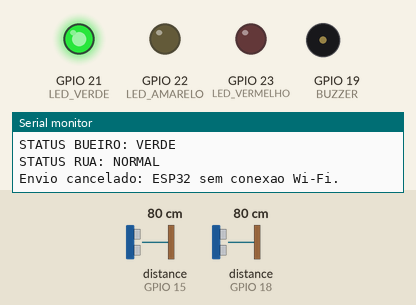
This sketch was run on a simulated ESP32. On the bench: output pins drawn as LEDs (lit = HIGH), buzzer (waves = sounding, pin HIGH), the last lines printed to the serial monitor. Wiring (inferred from the names in the program): 2 × ultrasonic range finder: trigger GPIO 4, echo GPIO 15 / trigger GPIO 5, echo GPIO 18. The test bench sets the inputs (shaded band); at power-on: distance to the obstacle (sensors on GPIO 15, GPIO 18) 80 cm. The echo pulse lasts 58.3 µs per cm; WiFi joins after 1.5 s; servers stay silent unless stated; uploads are accepted with an empty reply; pins used as bus, display or sensor lines are not drawn.

Above: at 1.2 s.
1.3 s: distance to the obstacle (sensor on GPIO 15) set to 13 cm
3.3 s: distance to the obstacle (sensor on GPIO 15) set to 10 cm
At 4.9 s:
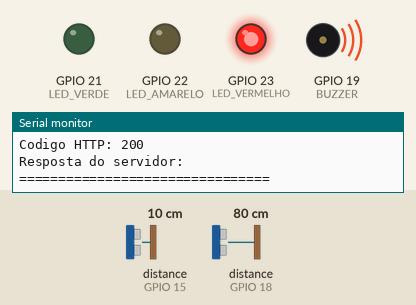
5.3 s: distance to the obstacle (sensor on GPIO 15) set to 250 cm
At 6.7 s:
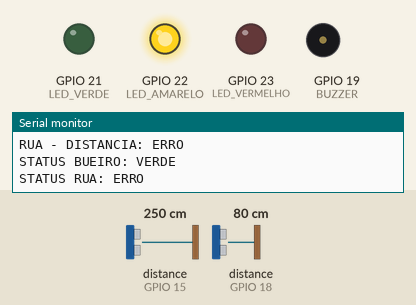
7.0 s: distance to the obstacle (sensor on GPIO 18) set to 2 cm
9.6 s: distance to the obstacle (sensor on GPIO 15) set to 2 cm
At 10.7 s:
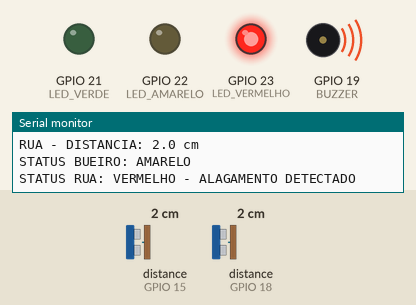
11.3 s: distance to the obstacle (sensor on GPIO 15) set to 18 cm
At 11.9 s:
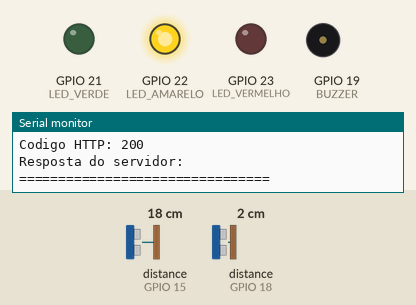
Timing chart, 0 to 14.1 s (numbered marks = the images above; inputs shaded):
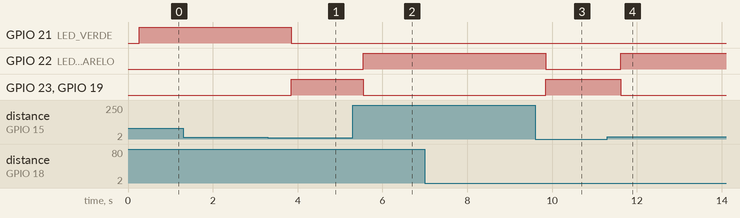

The sketch:

AquaSense_IDE.ino
```cpp
// ======================================================
// PROJETO ALERTA AGUA
// ESP32 + 2 sensores ultrassonicos + LEDs + buzzer + Java
// ======================================================

#include <WiFi.h>
#include <HTTPClient.h>

// ======================================================
// CONFIGURACOES DO WI-FI E DO SERVIDOR JAVA
// ======================================================

const char* WIFI_NOME = "FAB LAB GUARAPIRANGA";
const char* WIFI_SENHA = "@&*itS104";

// Confirme o IP do computador onde o Spring Boot esta rodando
const char* URL_SERVIDOR =
  "http://192.168.18.20:8080/sensor/leitura";

// ======================================================
// SENSOR DO BUEIRO
// ======================================================

#define TRIG_BUEIRO 5
#define ECHO_BUEIRO 18

// ======================================================
// SENSOR DA RUA
// ======================================================

#define TRIG_RUA 4
#define ECHO_RUA 15

// ======================================================
// LEDS
// ======================================================

#define LED_VERDE 21
#define LED_AMARELO 22
#define LED_VERMELHO 23

// ======================================================
// BUZZER
// ======================================================

#define BUZZER 19

// ======================================================
// CONFIGURACOES DA MAQUETE
// ======================================================

// Altura total interna do bueiro da maquete
const float ALTURA_TOTAL_BUEIRO = 28.0;

// Aciona atencao quando a agua fica a 20 cm ou menos do sensor
// Equivale a aproximadamente 8 cm ou mais de agua no bueiro
const float LIMITE_DISTANCIA_BUEIRO = 20.0;

// Aciona alagamento quando o sensor da rua detecta algo
// a menos de 12 cm
const float LIMITE_DISTANCIA_RUA = 12.0;

// Intervalo entre envios ao backend
const unsigned long INTERVALO_ENVIO_JAVA = 1000;

// Intervalo entre tentativas de reconexao Wi-Fi
const unsigned long INTERVALO_RECONEXAO_WIFI = 10000;

// ======================================================
// VARIAVEIS DE CONTROLE
// ======================================================

int contadorFalhas = 0;

unsigned long ultimoEnvioJava = 0;
unsigned long ultimaTentativaWiFi = 0;

bool wifiEstavaConectado = false;

// ======================================================
// LEITURA DOS SENSORES
// Utiliza a mediana de 7 medicoes para reduzir oscilacoes
// ======================================================

float lerSensor(int trig, int echo)
{
  const int N = 7;
  float leituras[N];

  for (int i = 0; i < N; i++)
  {
    digitalWrite(trig, LOW);
    delayMicroseconds(2);

    digitalWrite(trig, HIGH);
    delayMicroseconds(10);

    digitalWrite(trig, LOW);

    long duracao = pulseIn(echo, HIGH, 20000);

    if (duracao == 0)
      leituras[i] = 999;
    else
      leituras[i] = duracao * 0.0343 / 2.0;

    delay(10);
  }

  // Ordenacao das leituras
  for (int i = 0; i < N - 1; i++)
  {
    for (int j = i + 1; j < N; j++)
    {
      if (leituras[j] < leituras[i])
      {
        float temp = leituras[i];
        leituras[i] = leituras[j];
        leituras[j] = temp;
      }
    }
  }

  float mediana = leituras[N / 2];

  if (mediana > 200)
    return -1;

  return mediana;
}

// ======================================================
// CALCULO DA ALTURA DA AGUA NO BUEIRO
// ======================================================

int calcularAlturaAgua(float distanciaBueiro)
{
  if (distanciaBueiro == -1)
    return -1;

  int altura = round(ALTURA_TOTAL_BUEIRO - distanciaBueiro);

  if (altura < 0)
    altura = 0;

  if (altura > ALTURA_TOTAL_BUEIRO)
    altura = ALTURA_TOTAL_BUEIRO;

  return altura;
}

// ======================================================
// CONEXAO WI-FI
// ======================================================

void iniciarWiFi()
{
  WiFi.mode(WIFI_STA);
  WiFi.setAutoReconnect(true);

  Serial.println();
  Serial.println("================================");
  Serial.println("CONECTANDO AO WI-FI");
  Serial.println("================================");

  WiFi.begin(WIFI_NOME, WIFI_SENHA);

  ultimaTentativaWiFi = millis();
}

void verificarWiFi()
{
  bool conectado = WiFi.status() == WL_CONNECTED;

  if (conectado && !wifiEstavaConectado)
  {
    Serial.println();
    Serial.println("Wi-Fi conectado com sucesso!");

    Serial.print("IP do ESP32: ");
    Serial.println(WiFi.localIP());

    Serial.println("================================");
  }

  wifiEstavaConectado = conectado;

  if (!conectado &&
      millis() - ultimaTentativaWiFi >= INTERVALO_RECONEXAO_WIFI)
  {
    Serial.println();
    Serial.println("Wi-Fi desconectado. Tentando reconectar...");

    WiFi.disconnect();
    WiFi.begin(WIFI_NOME, WIFI_SENHA);

    ultimaTentativaWiFi = millis();
  }
}

// ======================================================
// ENVIO DOS DADOS AO BACKEND JAVA
// ======================================================

void enviarParaJava(int alturaAgua, bool alagadoRua)
{
  if (alturaAgua == -1)
  {
    Serial.println();
    Serial.println("Envio cancelado: sensor do bueiro sem leitura.");
    return;
  }

  if (WiFi.status() != WL_CONNECTED)
  {
    Serial.println();
    Serial.println("Envio cancelado: ESP32 sem conexao Wi-Fi.");
    return;
  }

  WiFiClient client;
  HTTPClient http;

  http.begin(client, URL_SERVIDOR);
  http.addHeader("Content-Type", "application/json");

  String json = "{";
  json += "\"altura\":";
  json += String(alturaAgua);
  json += ",";
  json += "\"alagadoRua\":";
  json += alagadoRua ? "true" : "false";
  json += "}";

  int codigoResposta = http.POST(json);

  Serial.println();
  Serial.println("================================");
  Serial.println("ENVIO PARA O BACKEND JAVA");
  Serial.println("================================");

  Serial.print("URL: ");
  Serial.println(URL_SERVIDOR);

  Serial.print("JSON enviado: ");
  Serial.println(json);

  Serial.print("Codigo HTTP: ");
  Serial.println(codigoResposta);

  if (codigoResposta > 0)
  {
    String resposta = http.getString();

    Serial.println("Resposta do servidor:");
    Serial.println(resposta);
  }
  else
  {
    Serial.println("Erro ao enviar dados para o backend.");
  }

  Serial.println("================================");

  http.end();
}

// ======================================================
// CONFIGURACAO INICIAL
// ======================================================

void setup()
{
  Serial.begin(115200);

  pinMode(TRIG_BUEIRO, OUTPUT);
  pinMode(ECHO_BUEIRO, INPUT);

  pinMode(TRIG_RUA, OUTPUT);
  pinMode(ECHO_RUA, INPUT);

  pinMode(LED_VERDE, OUTPUT);
  pinMode(LED_AMARELO, OUTPUT);
  pinMode(LED_VERMELHO, OUTPUT);

  pinMode(BUZZER, OUTPUT);

  digitalWrite(LED_VERDE, LOW);
  digitalWrite(LED_AMARELO, LOW);
  digitalWrite(LED_VERMELHO, LOW);
  digitalWrite(BUZZER, LOW);

  iniciarWiFi();

  Serial.println();
  Serial.println("Sistema de alerta de alagamento iniciado.");
}

// ======================================================
// LOOP PRINCIPAL
// ======================================================

void loop()
{
  verificarWiFi();

  float distBueiro = lerSensor(TRIG_BUEIRO, ECHO_BUEIRO);

  // Pequena pausa para reduzir interferencia entre sensores
  delay(50);

  float distRua = lerSensor(TRIG_RUA, ECHO_RUA);

  int alturaAgua = calcularAlturaAgua(distBueiro);

  bool alagadoRua =
    distRua != -1 &&
    distRua < LIMITE_DISTANCIA_RUA;

  // ====================================================
  // VERIFICA FALHA TOTAL DOS SENSORES
  // ====================================================

  if (distBueiro == -1 && distRua == -1)
    contadorFalhas++;
  else
    contadorFalhas = 0;

  if (contadorFalhas >= 5)
  {
    Serial.println();
    Serial.println("!!! FALHA DOS SENSORES !!!");
    Serial.println("VERIFICAR CABOS E ALIMENTACAO");
    Serial.println();

    digitalWrite(LED_VERDE, LOW);
    digitalWrite(LED_AMARELO, LOW);

    digitalWrite(LED_VERMELHO, HIGH);
    digitalWrite(BUZZER, HIGH);

    delay(200);

    digitalWrite(LED_VERMELHO, LOW);
    digitalWrite(BUZZER, LOW);

    delay(200);

    return;
  }

  // ====================================================
  // LIMPA AS SAIDAS ANTES DE DEFINIR O NOVO ESTADO
  // ====================================================

  digitalWrite(LED_VERDE, LOW);
  digitalWrite(LED_AMARELO, LOW);
  digitalWrite(LED_VERMELHO, LOW);
  digitalWrite(BUZZER, LOW);

  // ====================================================
  // CONTROLE DOS ALERTAS
  // Prioridade: rua alagada > falha parcial > bueiro
  // ====================================================

  if (alagadoRua)
  {
    digitalWrite(LED_VERMELHO, HIGH);
    digitalWrite(BUZZER, HIGH);
  }
  else if (distBueiro == -1 || distRua == -1)
  {
    // Pelo menos um dos sensores esta sem leitura
    digitalWrite(LED_AMARELO, HIGH);
  }
  else if (distBueiro > LIMITE_DISTANCIA_BUEIRO)
  {
    // Menos de aproximadamente 8 cm de agua no bueiro
    digitalWrite(LED_VERDE, HIGH);
  }
  else
  {
    // Agua subindo dentro do bueiro
    digitalWrite(LED_AMARELO, HIGH);
  }

  // ====================================================
  // EXIBICAO NO MONITOR SERIAL
  // ====================================================

  Serial.println();
  Serial.println("================================");

  Serial.print("BUEIRO - DISTANCIA: ");

  if (distBueiro == -1)
  {
    Serial.println("ERRO");
  }
  else
  {
    Serial.print(distBueiro, 1);
    Serial.println(" cm");
  }

  Serial.print("ALTURA DA AGUA: ");

  if (alturaAgua == -1)
  {
    Serial.println("SEM LEITURA");
  }
  else
  {
    Serial.print(alturaAgua);
    Serial.println(" cm");
  }

  Serial.print("RUA - DISTANCIA: ");

  if (distRua == -1)
  {
    Serial.println("ERRO");
  }
  else
  {
    Serial.print(distRua, 1);
    Serial.println(" cm");
  }

  Serial.print("STATUS BUEIRO: ");

  if (distBueiro == -1)
  {
    Serial.println("ERRO");
  }
  else if (distBueiro > LIMITE_DISTANCIA_BUEIRO)
  {
    Serial.println("VERDE");
  }
  else
  {
    Serial.println("AMARELO");
  }

  Serial.print("STATUS RUA: ");

  if (distRua == -1)
  {
    Serial.println("ERRO");
  }
  else if (alagadoRua)
  {
    Serial.println("VERMELHO - ALAGAMENTO DETECTADO");
  }
  else
  {
    Serial.println("NORMAL");
  }

  // ====================================================
  // ENVIO PERIODICO AO BACKEND
  // ====================================================

  if (millis() - ultimoEnvioJava >= INTERVALO_ENVIO_JAVA)
  {
    enviarParaJava(alturaAgua, alagadoRua);
    ultimoEnvioJava = millis();
  }

  delay(100);
}
```

Measured:
- the behaviour switches between 12 and 11 cm on distance to the obstacle (sensor on GPIO 15) (found by bisection; images 0 and 1)
- after the input at 3.3 s, GPIO 21 (LED_VERDE): HIGH → LOW after 0.55 s; GPIO 23 (LED_VERMELHO), GPIO 19 (BUZZER): LOW → HIGH after 0.55 s
- after the input at 5.3 s, GPIO 22 (LED_AMARELO): LOW → HIGH after 0.24 s; GPIO 23 (LED_VERMELHO), GPIO 19 (BUZZER): HIGH → LOW after 0.24 s
- after the input at 9.6 s, GPIO 22 (LED_AMARELO): HIGH → LOW after 0.26 s; GPIO 23 (LED_VERMELHO), GPIO 19 (BUZZER): LOW → HIGH after 0.26 s
- after the input at 11.3 s, GPIO 22 (LED_AMARELO): LOW → HIGH after 0.32 s; GPIO 23 (LED_VERMELHO), GPIO 19 (BUZZER): HIGH → LOW after 0.32 s
